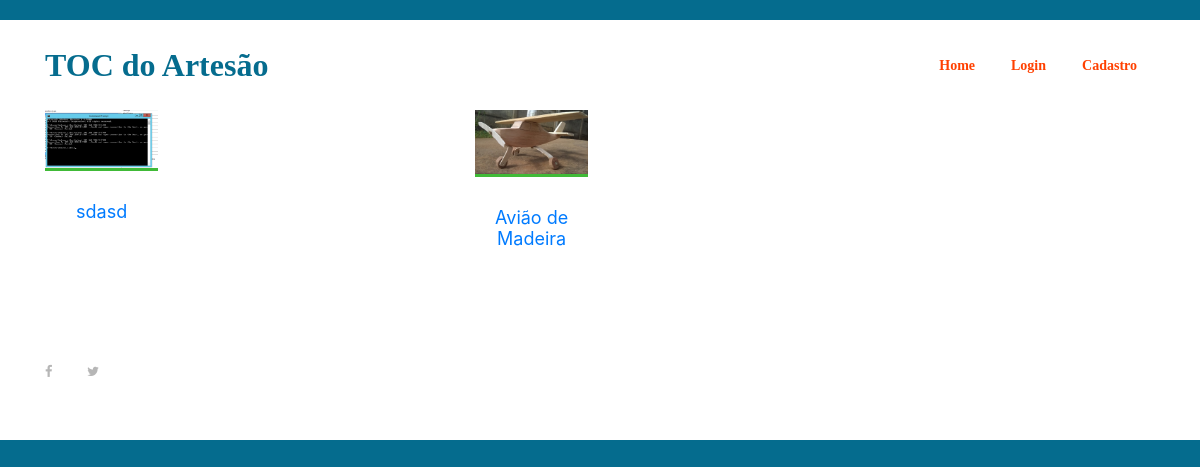
The app's page /, older data.
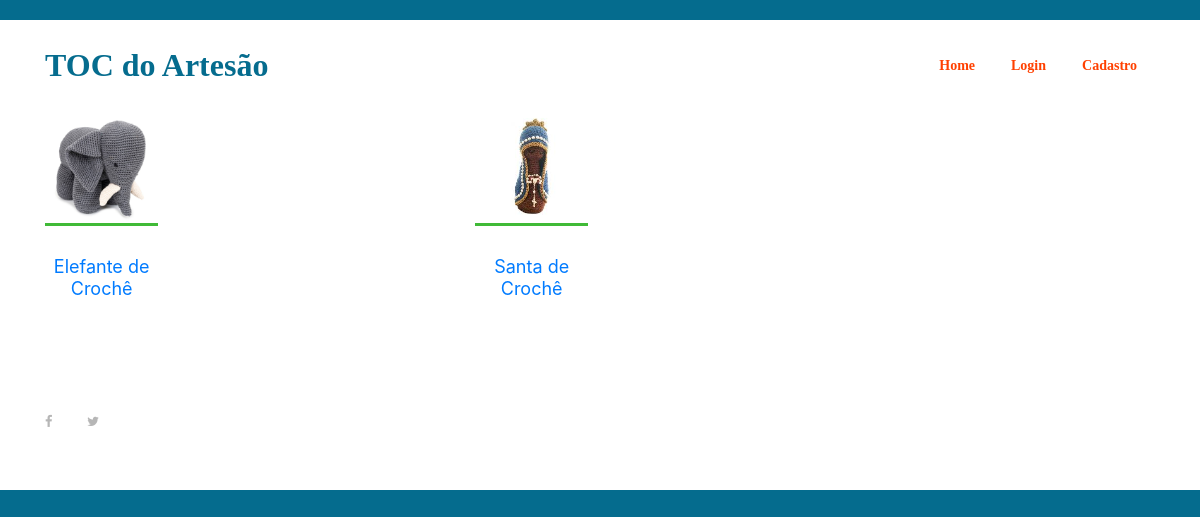
The same page, newer data.
### publicacao/models.py (models this page shows)
class Publicacao(models.Model):
    usuario = models.ForeignKey(Usuario, on_delete=models.CASCADE)
    nome_publicacao = models.CharField(max_length=200)
    descricao = models.TextField()
    categoria = models.CharField(max_length=100)
    preco = models.FloatField()
    data_publicacao = models.DateField(default=datetime.now, blank=True)
    publicada = models.BooleanField(default=False)
    foto_publicacao = models.ImageField(upload_to='fotos/%d/%m/%Y', blank = True)
    def __str__(self):
        return "%s" % self.foto_publicacao

### publicacao/views.py (the view)
# urls.py: path('', views.index, name='index'),
def index(request):
    publicacoes = Publicacao.objects.order_by('-data_publicacao').filter(publicada=True) # Select * from publicacao where publicada = True order by data_publicacao desc
    dados = {
        'publicacoes' : publicacoes,
    }
    for publicacao in publicacoes:
        print(publicacao)
    return render(request,"index.html",dados)

### templates/index.html (shortened to what this page needs)
{% extends 'base.html' %}
{% load static %}
{% block content %}
{% include 'partials/_menu.html' %}
<div class="photo-gallery">
    <div class="container">
        <div class="row photos">
            {% if publicacoes %}
            {% for publicacao in publicacoes %}
            <div class="form-container">
                <div class="col-12 col-sm-6 col-lg-4">
                    <div class="single-best-receipe-area mb-30">
                        {% if publicacao.foto_publicacao == '' %}
                        <img class="img-fluid" src="{% static 'img/bg-img/foto_publicacao.png' %}" alt="">
                        {% else %}
                        <div>
                            <img width="400" height="400" class="img-fluid" src="{{ publicacao.foto_publicacao.url }}" alt="">
                        </div>
                        {% endif %}
                        <div class="receipe-content">
                            <a href="{% url 'publicacao' publicacao.id %}">
                                <h5>{{ publicacao.nome_publicacao }}</h5>
                            </a>
                        </div>
                    </div>
                </div>
            </div>
            {% endfor %}
            {% endif %}
        </div>
    </div>
</div>
{% include 'partials/_footer.html' %}
{% endblock %}

### templates/base.html (shortened to what this page needs)
<!DOCTYPE html>
{% load static %}
<html lang="pt-br">
<head>
    <link rel="stylesheet" href="{% static 'site.css' %}">
    <link rel="stylesheet" href="{% static 'bootstrap/css/bootstrap.min.css' %}">
    <link rel="stylesheet" href="{% static 'css/Login-Form-Clean.css' %}">
    <link rel="stylesheet" href="{% static 'css/Login-Form-Dark.css' %}">
    <link rel="stylesheet" href="{% static 'css/Navigation-Clean.css' %}">
    <link rel="stylesheet" href="{% static 'css/Registration-Form-with-Photo.css' %}">
    <link rel="stylesheet" href="{% static 'css/styles.css' %}">
    <link rel="stylesheet" href="{% static 'css/Lightbox-Gallery.css' %}">
    <link rel="stylesheet" href="https://cdnjs.cloudflare.com/ajax/libs/lightbox2/2.8.2/css/lightbox.min.css">
</head>
<body>
{% block content %}
{% endblock %}
</body>
</html>

### templates/partials/_menu.html (shortened to what this page needs)
{% load static %}
{% block content %}
<header class="header-area">
    <div>
        <nav class="navbar navbar-light navbar-expand-md navigation-clean">
            <div class="container"><a class="navbar-brand" href="{% url 'index' %}">TOC do Artesão</a>
                <div class="collapse navbar-collapse"
                     id="navcol-1">
                    <ul class="nav navbar-nav ml-auto">
                        <li class="nav-item" role="presentation"><a class="nav-link" href="{% url 'index' %}">Home</a></li>
                        {% if user.is_authenticated %}
                        <li class="nav-item" role="presentation"><a class="nav-link" href="{% url 'dashboard' %}">Minhas Publicações</a></li>
                        <li class="nav-item" role="presentation"><a class="nav-link" href="{% url 'criar_publicacao' %}">Crie sua Publicação</a></li>
                        <li class="nav-item" role="presentation"><a class="nav-link" href="{% url 'logout' %}">Logout</a></li>
                        {% else %}
                        <li class="nav-item" role="presentation"><a class="nav-link" href="{% url 'login' %}">Login</a></li>
                        <li class="nav-item" role="presentation"><a class="nav-link" href="{% url 'cadastro' %}">Cadastro</a></li>
                        {% endif %}
                    </ul>
                </div>
            </div>
        </nav>
    </div>
</header>
{% endblock %}

### templates/partials/_footer.html (shortened to what this page needs)
{% load static %}
<footer class="footer-area">
    <div class="container h-100">
        <div class="row h-100">
            <div class="col-12 h-100 d-flex flex-wrap align-items-center justify-content-between">
                <div class="footer-social-info text-right">
                    <a href="#"><i class="fa fa-facebook" aria-hidden="true"></i></a>
                    <a href="#"><i class="fa fa-twitter" aria-hidden="true"></i></a>
                </div>
            </div>
        </div>
    </div>
</footer>

### TocDoArtesao/static/site.css (style rules this page uses)
* { margin: 0; padding: 0; }
body { font-family: "Open Sans", sans-serif; font-size: 14px; }
h1, h2, h3, h4, h5, h6 { color: #000000; line-height: 1.3; font-weight: 600; }
a, a:hover, a:focus { -webkit-transition-duration: 500ms; transition-duration: 500ms; text-decoration: none; outline: 0 solid transparent; color: #000000; font-weight: 600; font-size: 14px; color: #474747; }
ul, ol { margin: 0; }
ul li, ol li { list-style: none; }
img { height: auto; max-width: 100%; }
.mb-30 { margin-bottom: 30px !important; }
.header-area { position: relative; z-index: 100; width: 100%; }
.single-best-receipe-area { position: relative; z-index: 1; }
.single-best-receipe-area img { border-bottom: 3px solid #40ba37; }
.single-best-receipe-area .receipe-content { padding-top: 30px; text-align: center; }
.single-best-receipe-area .receipe-content h5 { font-size: 18px; margin-bottom: 10px; font-weight: 400; -webkit-transition-duration: 500ms; transition-duration: 500ms; }
.footer-area { position: relative; z-index: 1; width: 100%; height: 140px; background-color: #ffffff; }
.footer-area .footer-social-info { padding-right: 15px; }
.footer-area .footer-social-info a { display: inline-block; color: #b6b6b6; font-size: 13px; margin-right: 30px; }
.footer-area .footer-social-info a:last-child { margin-right: 0; }

### TocDoArtesao/static/css/Navigation-Clean.css (style rules this page uses)
.navigation-clean { background:#fff; padding-top:.75rem; padding-bottom:.75rem; color:#056c8e; border-radius:0; font-family:Bahnschrift; box-shadow:none; border:none; margin-bottom:0; margin-top:20px; }
@media (min-width:768px) { .navigation-clean { padding-top:1rem; padding-bottom:1rem; } }
.navigation-clean .navbar-brand { font-weight:bold; color:inherit; font-family:Bahnschrift; font-size:xx-large; color:#056c8e; }
.navigation-clean .navbar-collapse, .navigation-clean .form-inline { border-top-color:#ddd; }
.navigation-clean.navbar .navbar-nav .nav-link { padding-left:18px; padding-right:18px; }
.navigation-clean.navbar-light .navbar-nav .nav-link { color:#ff4000; }
body { margin:0; font-family:-apple-system,BlinkMacSystemFont,"Segoe UI",Roboto,"Helvetica Neue",Arial,sans-serif,"Apple Color Emoji","Segoe UI Emoji","Segoe UI Symbol"; font-size:1rem; font-weight:400; line-height:1.5; color:#212529; text-align:left; background-color:#056c8e; }

### TocDoArtesao/static/css/Lightbox-Gallery.css (style rules this page uses)
.photo-gallery { color:#313437; background-color:#fff; }
.photo-gallery .photos { padding-bottom:20px; }

Row changes from the older to the newer data that the page shows:
removed Publicacao: foto_publicacao (placeholder picture), nome_publicacao "Avião de Madeira"
added Publicacao: foto_publicacao (picture), nome_publicacao "Elefante de Crochê"
changed Publicacao: foto_publicacao: a different picture; nome_publicacao "sdasd" → "Santa de Crochê"
